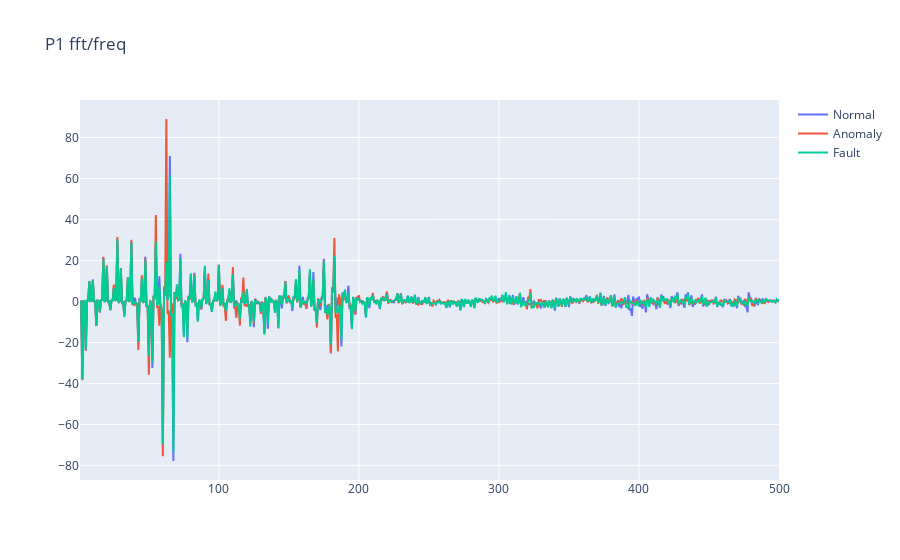

Notebook code for this chart:
### Code cell
fft_fault = np.fft.fft(dfs_train[124]["P1"])
fft_anomaly = np.fft.fft(dfs_train[165]["P1"])
fft_normal = np.fft.fft(dfs_train[20]["P1"])

freq = np.fft.fftfreq(signal_length_ms, d=1/sampling_rate)

fft_fault = fft_fault[1:]
fft_anomaly = fft_anomaly[1:]
fft_normal = fft_normal[1:]

freq = freq[1:]
    
# plt.figure(figsize=(12, 6))
# plt.plot()
# plt.title(f'P1 fft - freq')
# plt.xlabel('Frequenza (Hz)')
# plt.ylabel('Ampiezza')
# plt.grid()
# plt.show()


fig = go.Figure()

fig.add_trace(go.Scatter(x=np.abs(freq[0:signal_length_ms//2]), y=fft_normal[0:signal_length_ms//2].real, mode='lines', name='Normal'))

fig.add_trace(go.Scatter(x=np.abs(freq[0:signal_length_ms//2]), y=fft_anomaly[0:signal_length_ms//2].real,mode='lines', name='Anomaly'))

fig.add_trace(go.Scatter(x=np.abs(freq[0:signal_length_ms//2]), y=fft_fault[0:signal_length_ms//2].real, mode='lines', name='Fault'))

fig.update_layout(title='P1 fft/freq')

fig.show()

### Figure 1 — Plotly figure (JSON) as saved in the notebook; plotly's stock layout.template omitted (floating-point values rounded to 4 significant figures; data arrays with more than 128 entries replaced by an {"elided": "..."} marker saying what was removed)
{"data": [{"mode": "lines", "name": "Normal", "type": "scatter", "x": {"elided": "600 float values"}, "y": {"elided": "600 float values"}}, {"mode": "lines", "name": "Anomaly", "type": "scatter", "x": {"elided": "600 float values"}, "y": {"elided": "600 float values"}}, {"mode": "lines", "name": "Fault", "type": "scatter", "x": {"elided": "600 float values"}, "y": {"elided": "600 float values"}}], "layout": {"title": {"text": "P1 fft/freq"}}}
